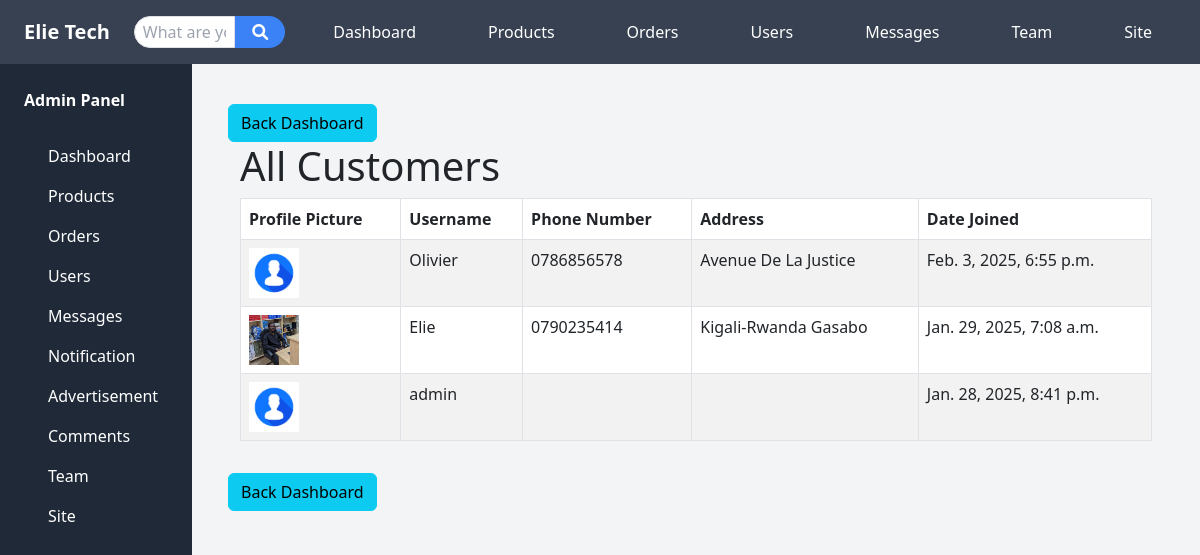
Page /all-customers/ on the committed database.
### store/models.py (models this page shows, shortened)
class Customer(models.Model):
    user = models.OneToOneField(User, on_delete=models.CASCADE)
    phone_number = models.CharField(max_length=15)
    address = models.TextField()
    profile_picture = models.ImageField(upload_to='profile_pictures/', default='profile_pictures/profile.png', blank=True)

### store/views.py (the view)
# urls.py: path('all-customers/', views.all_customers, name='all_customers'),
def all_customers(request):
    customers = Customer.objects.all().order_by('-user__date_joined')  # Ordering by the related User's join date
    return render(request, 'admin/all_customers.html', {'customers': customers})

### store/context_processors.py (called while the page is built)
def unread_message_count(request):
    unread_count = 0
    if request.user.is_authenticated:
        unread_count = Message.objects.filter(
            recipient=request.user,  # <-- Fix here
            is_read=False
        ).count()
    return {'unread_message_count': unread_count}

### templates/admin/all_customers.html
{% extends 'admin/base.html' %}
{% block content %}
<a href="{% url 'admin_dashboard' %}" class="btn btn-info mt-3">Back Dashboard</a>
    <div class="container">
        <h1>All Customers</h1>
        {% if customers %}
            <table class="table table-striped table-bordered">
                <thead>
                    <tr>
                        <th>Profile Picture</th>
                        <th>Username</th>
                        <th>Phone Number</th>
                        <th>Address</th>
                        <th>Date Joined</th>
                    </tr>
                </thead>
                <tbody>
                    {% for customer in customers %}
                        <tr>
                            <td><img src="{{ customer.profile_picture.url }}" alt="Profile Picture" style="width: 50px; height: 50px; object-fit: cover;"></td>
                            <td>{{ customer.user.username }}</td>
                            <td>{{ customer.phone_number }}</td>
                            <td>{{ customer.address }}</td>
                            <td>{{ customer.user.date_joined }}</td>
                        </tr>
                    {% endfor %}
                </tbody>
            </table>
        {% else %}
            <p>No customers found.</p>
        {% endif %}
    </div>
    <a href="{% url 'admin_dashboard' %}" class="btn btn-info mt-3">Back Dashboard</a>
{% endblock %}

### rows in the picture
Customer: profile_picture (placeholder picture), user.username "Olivier", phone_number "0786856578", address "Avenue De La Justice", user.date_joined "Feb. 3, 2025, 6:55 p.m."
Customer: profile_picture (picture), user.username "Elie", phone_number "0790235414", address "Kigali-Rwanda Gasabo", user.date_joined "Jan. 29, 2025, 7:08 a.m."
Customer: profile_picture (placeholder picture), user.username "admin", user.date_joined "Jan. 28, 2025, 8:41 p.m."
